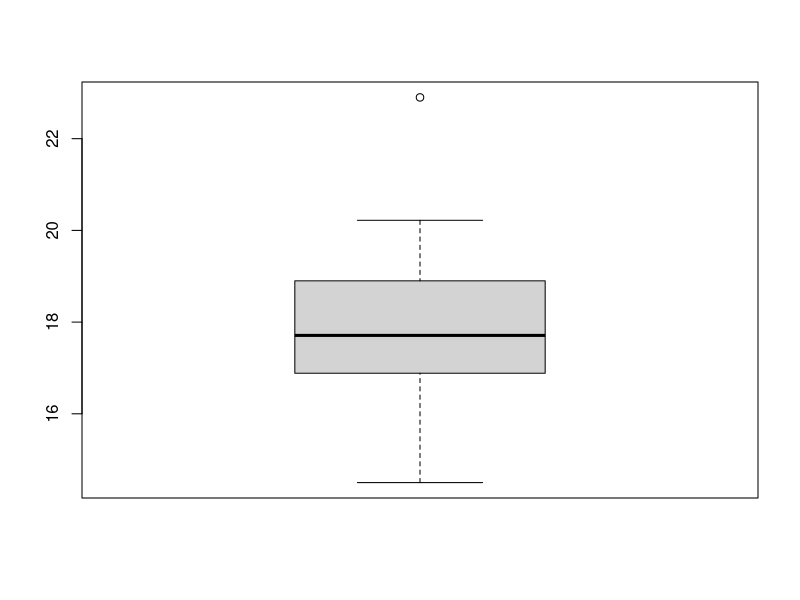
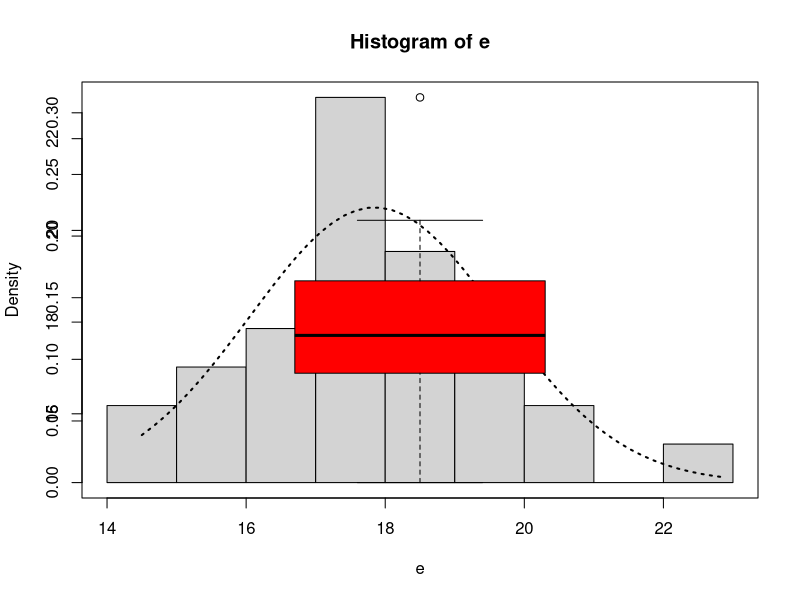
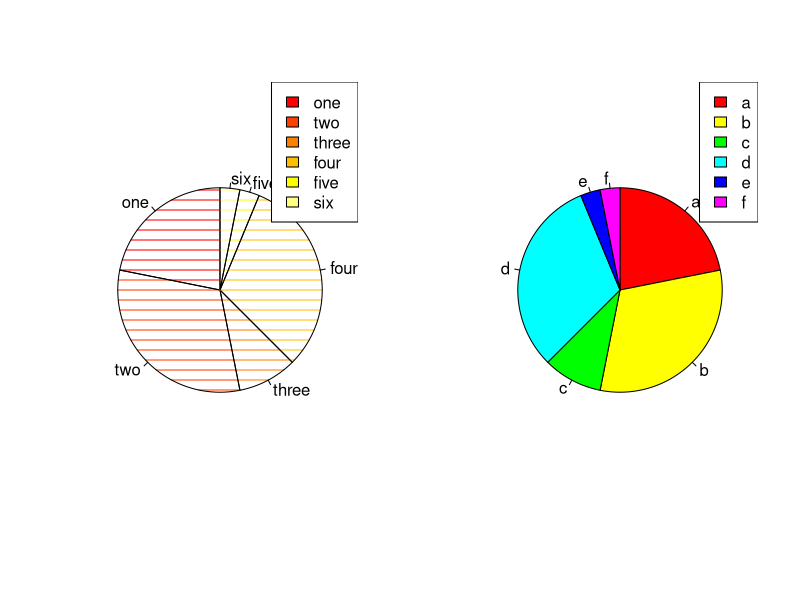
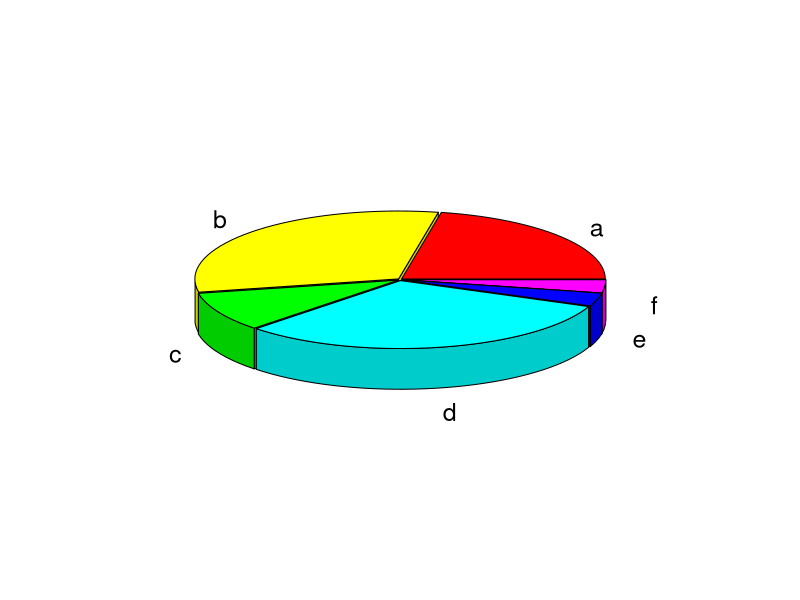
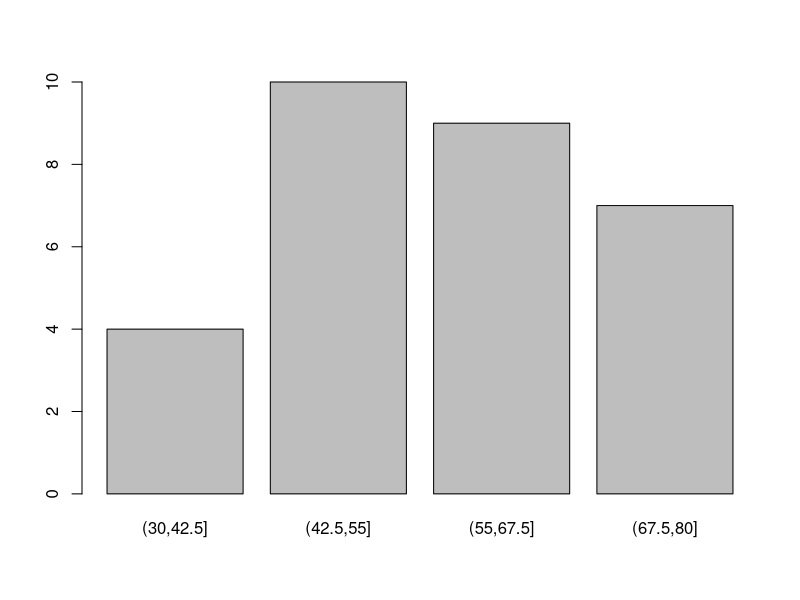
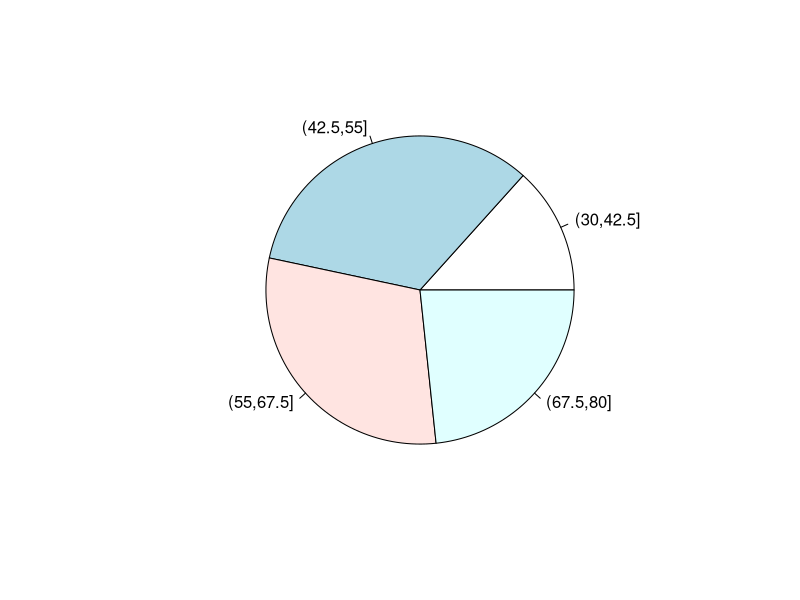
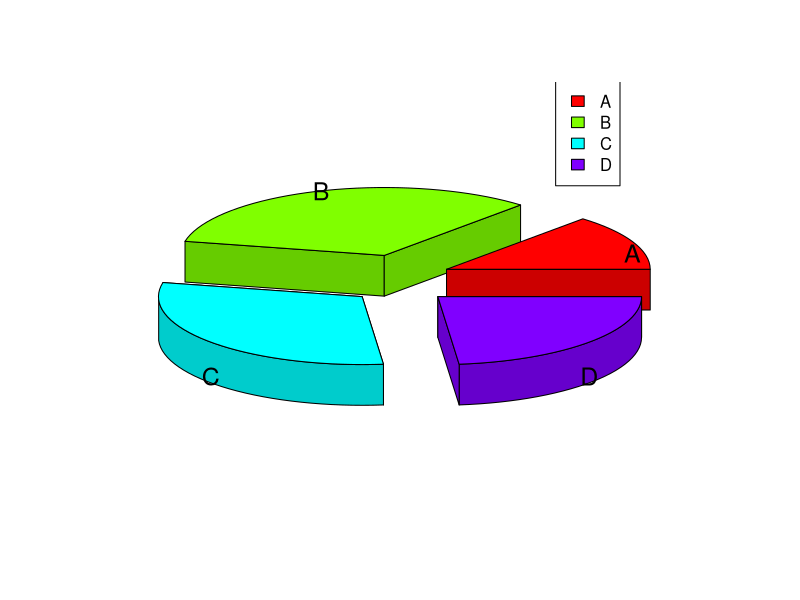
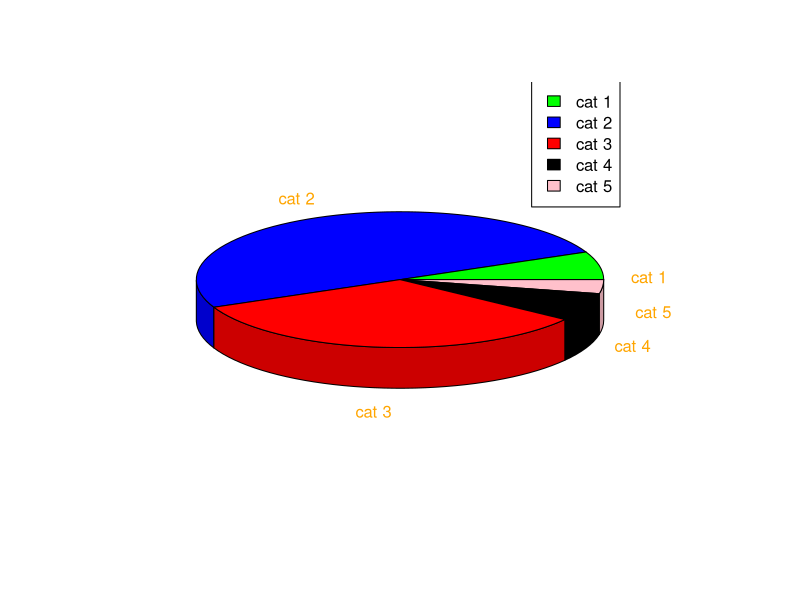

Generate these figures, in order, with R:
## ---- chunk 1
knitr::opts_chunk$set(echo = TRUE)
## ---- chunk 2
e<- mtcars$qsec
boxplot(e)
## ---- chunk 3
hist(e,prob=TRUE)
x<- seq(min(e),max(e),length=50)
p<- dnorm(x,mean=mean(e),sd=sd(e))
lines(x,p,col="black",lwd=2,lty=3)
par(new=TRUE)
boxplot(e,col="red")
## ---- chunk 4
carb.count<-table(mtcars$carb)
par(mfrow=c(1,2))
pie(carb.count,labels = c("one","two","three","four","five","six"),cex=1,
    col = heat.colors(6),lty=1,density=10,angle = 180,edges = 360,border = "black",
    init.angle = 90)
    legend("topright",legend = c("one","two","three","four","five","six"),
           fill = heat.colors(6))


carb.count

pie(carb.count,clockwise = TRUE,col=rainbow(6),angle = 90,
    labels = c("a","b","c","d","e","f"))
    legend("topright", legend = c("a","b","c","d","e","f"), 
       fill = rainbow(6))

par(mfrow=c(1,1))
## ---- chunk 5
library(plotrix)
pie3D(carb.count,labels = c("a","b","c","d","e","f"),col = rainbow(6),
      labelcol = "black",border = "black",explode = 0.01)
getwd()


pdf("myplot3.pdf")
pie3D(carb.count,labels = c("a","b","c","d","e","f"),col = rainbow(6),
      labelcol = "black",border = "black")
pie3D(carb.count)
pie3D(carb.count)
dev.off()

## ---- chunk 6
data("attitude")
x1<-attitude$learning
summary(x1)
d1<-table(cut(x1,breaks=seq(30,80,length=5)))
barplot(d1)
pie(d1)
pie3D(d1,labels = c("A","B","C","D"),col = rainbow(4),explode = 0.25)
    legend("topright", legend = c("A","B","C","D"), 
       fill = rainbow(4))
## ---- chunk 7
summary(attitude$advance)
x2<-attitude$advance
d2<-table(cut(x2,breaks=seq(20,80,length=6)))

pie3D(d2,labels = c("cat 1","cat 2","cat 3","cat 4","cat 5"),theta = pi/6,
      labelcex = 1,labelcol = "orange",
      col = c("green","blue","red","black","pink"))
    
      legend("topright", legend = c("cat 1","cat 2","cat 3","cat 4","cat 5"), 
       fill = c("green","blue","red","black","pink"))
## ---- chunk 8
par(mfrow=c(3,3))
h<-attitude$rating
hist(h,probability = TRUE,col = "purple",main = "hist of rating")
x<- seq(min(h),max(h),length=10)
p<- dnorm(x,mean=mean(h),sd=sd(h))
lines(x,p,col="red",lwd=1,lty=1)


h<-attitude$complaints
hist(h,probability = TRUE,col = "purple",main = "hist of complaints")
x<- seq(min(h),max(h),length=10)
p<- dnorm(x,mean=mean(h),sd=sd(h))
lines(x,p,col="red",lwd=1,lty=1)


h<-attitude$privileges
hist(h,probability = TRUE,col = "purple",main = "hist of priviliges")
x<- seq(min(h),max(h),length=10)
p<- dnorm(x,mean=mean(h),sd=sd(h))
lines(x,p,col="red",lwd=1,lty=1)



h<-attitude$learning
hist(h,probability = TRUE,col = "purple",main = "hist of learning")
x<- seq(min(h),max(h),length=10)
p<- dnorm(x,mean=mean(h),sd=sd(h))
lines(x,p,col="red",lwd=1,lty=1)


h<-attitude$raises
hist(h,probability = TRUE,col = "purple",main = "hist of raises")
x<- seq(min(h),max(h),length=10)
p<- dnorm(x,mean=mean(h),sd=sd(h))
lines(x,p,col="red",lwd=1,lty=1)


h<-attitude$critical
hist(h,probability = TRUE,col = "purple",main = "hist of critical")
x<- seq(min(h),max(h),length=10)
p<- dnorm(x,mean=mean(h),sd=sd(h))
lines(x,p,col="red",lwd=1,lty=1)


h<-attitude$advance
hist(h,probability = TRUE,col = "purple",main = "hist of advance",)
x<- seq(min(h),max(h),length=10)
p<- dnorm(x,mean=mean(h),sd=sd(h))
lines(x,p,col="red",lwd=1,lty=1)


{pie3D(d2
      ,col = c("green","blue","red","black","pink"))
    
      }

{pie(carb.count,clockwise = TRUE,col=rainbow(6),angle = 90,
    )
    }
      
par(mfrow=c(1,1))
